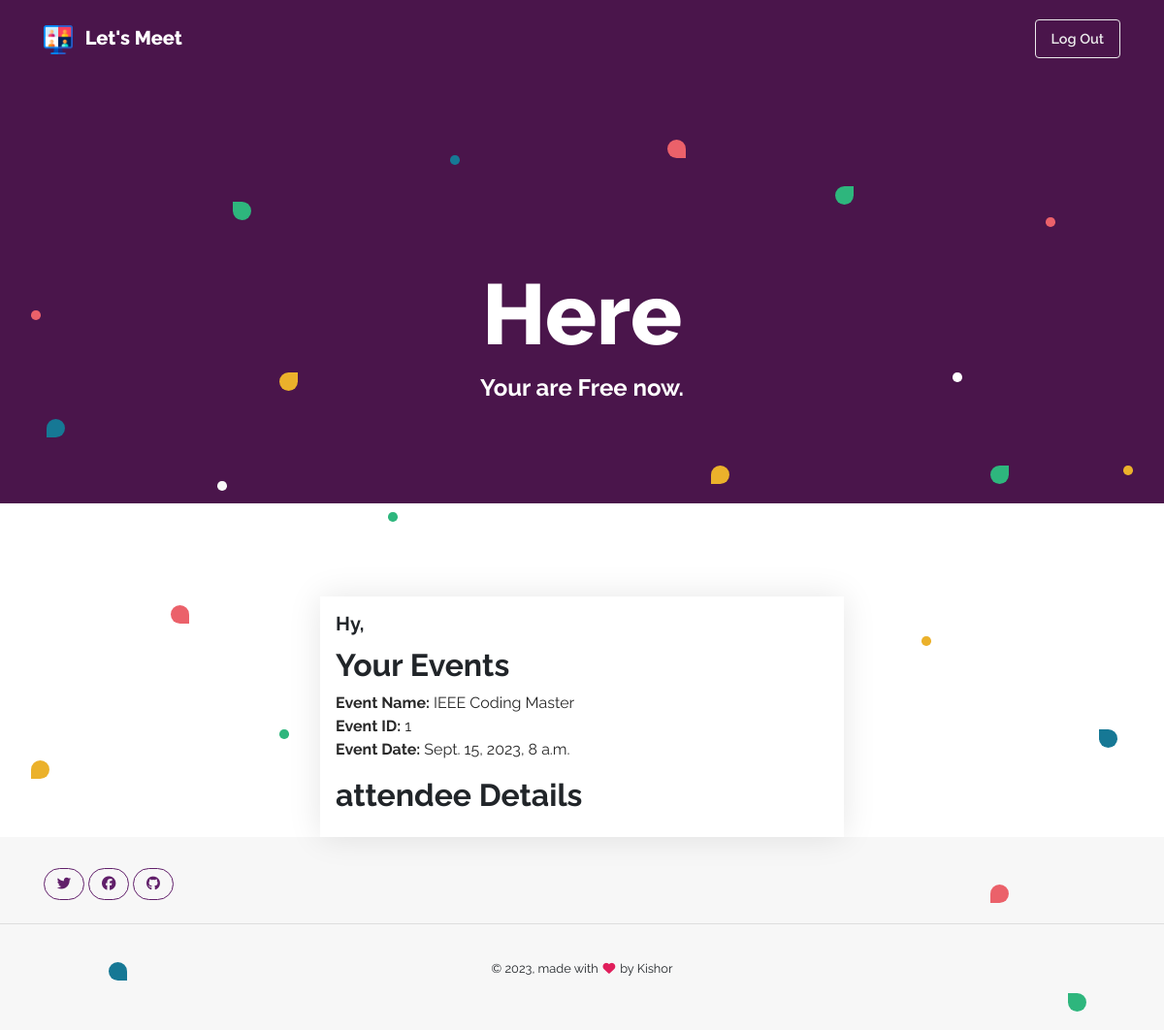
Page /home/homenxt/group/dashboard01 on the committed database.
### meetApp/models.py (models this page shows)
class Event(models.Model):
    name = models.CharField(max_length=255)
    description = models.TextField()
    start_date = models.DateTimeField()
    end_date = models.DateTimeField()
    location = models.CharField(max_length=255)

### meetApp/views.py (the view)
# urls.py: path('home/homenxt/group/dashboard01', views.Dashboard01, name="dashboard01"),
def Dashboard01(request):
    events = Event.objects.all()
    group = Group.objects.all()
    return render(request, 'dashboard.html', {'events': events, 'group': group})

### templates/dashboard.html (shortened to what this page needs)
{% load static %}
<!DOCTYPE html>
<html lang="en">
<head>
    <link rel="stylesheet" href="{% static 'vendor/bootstrap/bootstrap.min.css' %}">
    <link rel="stylesheet" href="{% static 'css/lazy.css' %}">
    <link rel="stylesheet" href="{% static 'css/demo.css' %}">
    <link href="{% static 'fontawesomefree/css/all.min.css' %}" rel="stylesheet" type="text/css">
  </head>
  <body class="index">
      <nav class="navbar navbar-expand-lg navbar-dark bg-primary">
      <div class="container">
        <a class="navbar-brand" href="./"><img src="{% static 'img\videoconference.png' %}" alt="Example Navbar 1" class="mr-2" height="30"> Let's Meet</a>
          <ul class="navbar-nav ml-auto">
            <li class="nav-item">
              <a class="btn btn-outline-light" href="index">
                Log Out
              </a>
            </li>
          </ul>
        </div>
    </nav>
	<div class="page-hero bg-primary text-white" id="banner">
		<div class="bubbles d-none d-md-block">
      <div class="bubble bubble-1 rotate-bubble bg-warning"></div>
      <div class="bubble bubble-2 bubble-bottom-right bg-danger rotate-bubble"></div>
      <div class="bubble bubble-3 bubble-top-right bg-warning rotate-bubble"></div>
      <div class="bubble bubble-4 bubble-top-left bg-info rotate-bubble"></div>
      <div class="bubble bubble-5 bg-info rotate-bubble"></div>
      <div class="bubble bubble-6 bubble-bottom-right bg-danger rotate-bubble"></div>
      <div class="bubble bubble-7 bubble-top-right bg-success rotate-bubble"></div>
      <div class="bubble bubble-8 bubble-top-left bg-success rotate-bubble"></div>
      <div class="bubble bubble-9 bg-warning rotate-bubble"></div>
      <div class="bubble bubble-10 bg-danger rotate-bubble"></div>
      <div class="bubble bubble-11 bubble-bottom-right bg-info rotate-bubble"></div>
      <div class="bubble bubble-12 bubble-top-right bg-success rotate-bubble"></div>
      <div class="bubble bubble-13 bubble-top-left bg-success rotate-bubble"></div>
      <div class="circle circle-1 bg-light rotate-circle"></div>
      <div class="circle circle-2 bg-success rotate-circle"></div>
      <div class="circle circle-3 bg-danger rotate-circle"></div>
      <div class="circle circle-4 bg-info rotate-circle"></div>
      <div class="circle circle-5 bg-success rotate-circle"></div>
      <div class="circle circle-7 bg-warning rotate-circle"></div>
      <div class="circle circle-8 bg-white rotate-circle"></div>
      <div class="circle circle-9 bg-warning rotate-circle"></div>
      <div class="circle circle-10 bg-danger rotate-circle"></div>
		</div>
  	<div class="container">
      <div class="row">
        <div class="col-12 col-lg-8  offset-lg-2 text-center">
	          <div class="title">
	            <h4 class="display-2 text-white">Here</h4>
	            <h4 class="text-white">Your are Free now.</h4>
	          </div>
        </div>
      </div>
    </div>
	</div>
  </head>
<br>
<br>
<div class="container mt-5">
    <div class="row">
        <div class="col-md-6 offset-md-3">
            <div class="card">
                <div class="card-body">
                    <h5 class="card-title">Hy,{{ user.username }}</h5>
                    <h2>Your Events</h2>
                      {% for event in events %}
                        <p>
                          <strong>Event Name:</strong> {{ event.name }} <br>
                          <strong>Event ID:</strong> {{ event.id }} <br>
                          <strong>Event Date:</strong> {{ event.start_date }} <br>
                        </p>
                      {% endfor %}
                    <h2>attendee Details </h2>
                </div>
            </div>
        </div>
    </div>
</div>
<footer class="footer-1 bg-light text-dark">
  <div class="container">
    <div class="social mt-4 mt-md-0">
      <a class="twitter btn btn-outline-primary btn-icon" href="#" target="_blank">
        <i class="fab fa-twitter"></i>
      </a>
      <a class="facebook btn btn-outline-primary btn-icon" href="#" target="_blank">
        <i class="fab fa-facebook"></i>
      </a>
      <a class="github btn btn-outline-primary btn-icon" href="#" target="_blank">
        <i class="fab fa-github"></i>
      </a>
    </div>
  </div>
  <div class="copyright text-center">
    <hr />
    <p class="small">&copy; 2023, made with <span class="text-danger"><i class="fas fa-heart"></i></span> by Kishor</p>
  </div>
  </footer>
    </body>
  </html>

### static/css/lazy.css (style rules this page uses)
.bg-primary { background-color:#4A154B !important }
.bg-success { background-color:#2EB67D !important }
.bg-info { background-color:#167895 !important }
.bg-warning { background-color:#EBB12B !important }
.bg-danger { background-color:#EB616A !important }
.bg-light { background-color:#F7F7F7 !important }
.bg-white { background-color:#fff !important }
.btn,.navbar .navbar-nav>a.btn { font-weight:600;font-size:.9rem;border-radius:.25rem;padding:.5rem 1rem;-webkit-transition:all 150ms linear;-moz-transition:all 150ms linear;-o-transition:all 150ms linear;-ms-transition:all 150ms linear;transition:all 150ms linear }
.btn.btn-icon,.navbar .navbar-nav>a.btn.btn-icon { padding:.5rem .8rem;border-radius:4rem }
.btn-outline-primary { border:1px solid #611F6A;color:#611F6A }
.btn-outline-light { border:1px solid #EBEAEB;color:#EBEAEB }
body { font-weight:400;font-family:"Raleway",sans-serif;color:#282828 }
h1,h2,h3,h4,h5,h6 { font-weight:700;color:#212529 }
.display-1,.display-2,.display-3,.display-4,.display-5,.display-6 { font-weight:800 }
.text-danger { color:#E01E5B !important }
.text-white { color:#fff !important }
.text-dark { color:#212529 !important }
.navbar { padding:1.2rem 1rem }
.navbar .navbar-brand { font-weight:800 }
.card { border-radius:0;border:none;box-shadow:0 0 2rem rgba(0,0,0,0.1);transition:transform 800ms cubic-bezier(0.165, 0.84, 0.44, 1) }
.card .card-body { padding:1rem }
.circle { width:.6rem;height:.6rem;border-radius:50%;background-color:#611F6A }
.bubble,.bubble.bubble-bottom-right,.bubble.bubble-bottom-left,.bubble.bubble-top-right,.bubble.bubble-top-left { width:1.2rem;height:1.2rem;background-color:#611F6A }
.bubble,.bubble.bubble-bottom-left { border-radius:50% 50% 50% 0% }
.bubble.bubble-bottom-right { border-radius:50% 50% 0% 50% }
.bubble.bubble-top-right { border-radius:50% 0% 50% 50% }
.bubble.bubble-top-left { border-radius:0% 50% 50% 50% }
.rotate-circle { position:absolute;animation:rotate 5s linear infinite }
.rotate-bubble { position:absolute;animation:rotate 10s linear infinite }
.footer-1 { padding:2rem 0rem 1rem }
.footer-1 .copyright { padding-top:.5rem }
.footer-1 .copyright p { padding:.5rem }
.footer-1 .copyright p i { margin:1rem .1rem }

### static/css/demo.css (style rules this page uses)
.index .bubbles { position:relative;width:100% }
.index .bubbles .bubble-1 { top:32rem;left:2rem }
.index .bubbles .bubble-2 { top:22rem;left:11rem }
.index .bubbles .bubble-3 { top:7rem;left:18rem }
.index .bubbles .bubble-4 { top:30rem;right:3rem }
.index .bubbles .bubble-5 { top:10rem;left:3rem }
.index .bubbles .bubble-6 { top:-8rem;left:43rem }
.index .bubbles .bubble-7 { top:-5rem;right:20rem }
.index .bubbles .bubble-8 { top:47rem;right:5rem }
.index .bubbles .bubble-9 { top:13rem;right:28rem }
.index .bubbles .bubble-10 { top:40rem;right:10rem }
.index .bubbles .bubble-11 { top:45rem;left:7rem }
.index .bubbles .bubble-12 { top:13rem;right:10rem }
.index .bubbles .bubble-13 { top:-4rem;left:15rem }
.index .bubbles .circle-1 { top:14rem;left:14rem }
.index .bubbles .circle-2 { top:16rem;left:25rem }
.index .bubbles .circle-3 { top:3rem;left:2rem }
.index .bubbles .circle-4 { top:-7rem;left:29rem }
.index .bubbles .circle-5 { top:30rem;left:18rem }
.index .bubbles .circle-7 { top:13rem;right:2rem }
.index .bubbles .circle-8 { top:7rem;right:13rem }
.index .bubbles .circle-9 { top:24rem;right:15rem }
.index .bubbles .circle-10 { top:-3rem;right:7rem }
.index .page-hero { padding:3rem 1rem }
@media screen and (min-width: 768px) { .index .page-hero { padding:12rem 0rem 6rem } }

### rows in the picture
Event: name "IEEE Coding Master", id "1", start_date "Sept. 15, 2023, 8 a.m."
